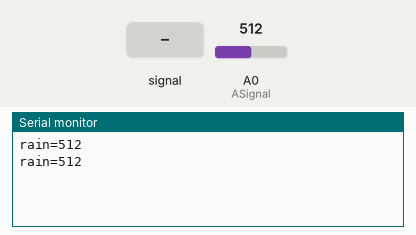
Simulated run of this sketch. Board: Arduino Uno, built with avr-gcc and run on an emulated ATmega328P. On the bench: the last lines printed to the serial monitor. Inputs (shaded band) come from the test bench; at power-on: A0 (ASignal) = 512.

Above: at 1.8 s.
1.9 s: A0 (ASignal) fed a 200 Hz sine of ±81 counts around its level
At 2.8 s:
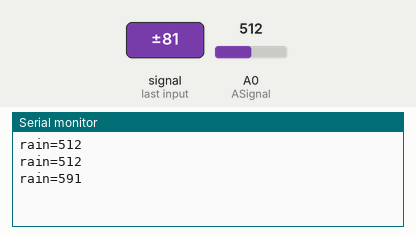
3.4 s: A0 (ASignal) set to 716
At 4.6 s:
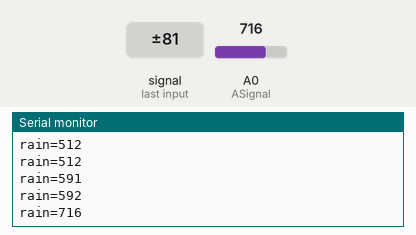
4.9 s: A0 (ASignal) fed a 1000 Hz sine of ±255 counts around its level
At 5.4 s:
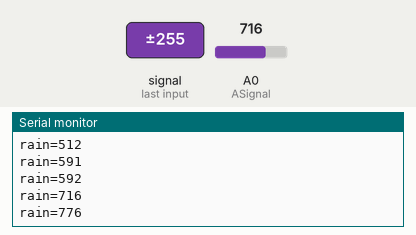
6.4 s: A0 (ASignal) set to 900
At 7.8 s:
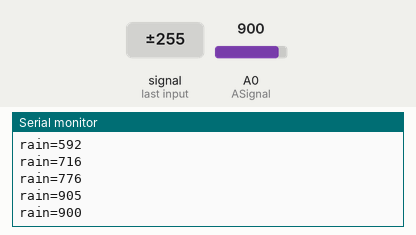
Timing chart, 0 to 8.9 s (numbered marks = the images above; inputs shaded):
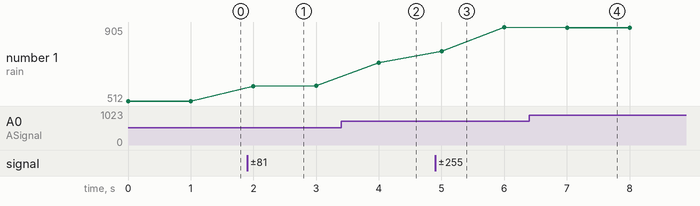

Measured:
- after the input at 1.9 s, the serial monitor: prints a new line after 0.10 s (image 1)
- after the input at 3.4 s, the serial monitor: prints a new line after 0.60 s (image 2)
- after the input at 4.9 s, the serial monitor: prints a new line after 0.10 s (image 3)
- after the input at 6.4 s, the serial monitor: prints a new line after 0.60 s (image 4)
- plotted number 1: 512 → 592 after the input at 1.9 s, 592 → 716 after the input at 3.4 s, 716 → 905 after the input at 4.9 s, 905 → 900 after the input at 6.4 s

The sketch:

raindrop_test.ino
```cpp
int ASignal = A0;

void setup() {
pinMode(ASignal, INPUT);
Serial.begin(9600);
}

void loop() {
int sensorValue = analogRead(ASignal);
Serial.print("rain=");
Serial.println(sensorValue);
delay(1000);
}
```
